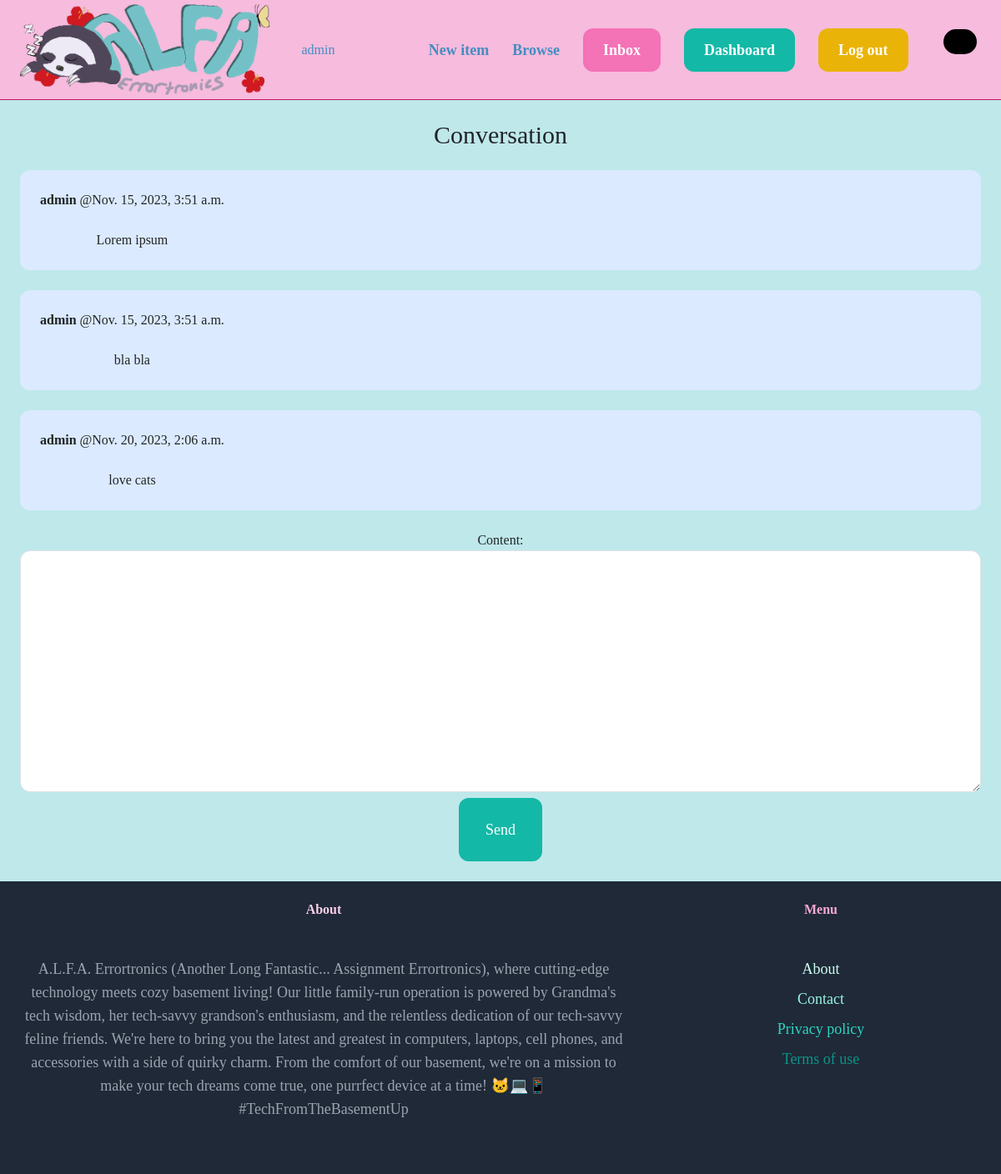
The page /inbox/2/ (signed in) on the database its author committed.
### conversation/models.py (models this page shows)
class ConversationMessage(models.Model):
    conversation = models.ForeignKey(Conversation, related_name='messages', on_delete=models.CASCADE)
    content = models.TextField()
    created_at = models.DateTimeField(auto_now_add=True)
    created_by = models.ForeignKey(User, related_name='created_messages', on_delete=models.CASCADE)

### conversation/views.py (the view)
# urls.py: path('<int:pk>/', views.detail, name='detail'),
@login_required
def detail(request, pk):
    conversation = Conversation.objects.filter(members__in=[request.user.id]).get(pk=pk)
    if request.method == 'POST':
        form = ConversationMessageForm(request.POST)
        if form.is_valid():
            conversation_message = form.save(commit=False)
            conversation_message.conversation = conversation
            conversation_message.created_by = request.user
            conversation_message.save()
            conversation.save()
            return redirect('conversation:detail', pk=pk)
    else:
        form = ConversationMessageForm()
    return render(request, 'conversation/detail.html', {
        'conversation': conversation,
        'form': form
    })

### conversation/forms.py
class ConversationMessageForm(forms.ModelForm):
    class Meta:
        model = ConversationMessage
        fields = ('content',)
        widgets = {
            'content': forms.Textarea(attrs={
                'class': 'w-full py-4 px-6 rounded-xl border'
            })
        }

### conversation/templates/conversation/detail.html (shortened to what this page needs)
{% extends 'core/base.html' %}
{% block content %}
<h1 class="mb-6 text-3xl">Conversation</h1>
<div class="space-y-6">
    {% for message in conversation.messages.all %}
        <div class="p-6 flex {% if message.created_by == request.user %}bg-blue-100{% else %}bg-gray-100{% endif %} rounded-xl">
            <div>
                <p class="mb-4"><strong>{{ message.created_by.username }}</strong> @{{ message.created_at }}</p>
                <p>{{ message.content }}</p>
            </div>
        </div>
    {% endfor %}
</div>
<form method="post" action="." class="mt-6">
    {{ form.as_p}}
    <button class="py-4 px-8 text-lg bg-teal-500 hover:bg-teal-700 rounded-xl text-white">Send</button>
</form>
{% endblock %}

### static/css/style.css (style rules this page uses)
* { padding: 0px; margin:0px; box-sizing: border-box; font-family: "Comic Sans MS", "Comic Sans", cursive; }

### core/templates/core/base.html (style rules this page uses)
body { font-family: "Comic Sans MS", "Comic Sans", cursive; background-color: #bfe8eb; text-align: center; }

### rows shown on the page
ConversationMessage: created_by.username "admin", created_at "Nov. 15, 2023, 3:51 a.m.", content "Lorem ipsum"
ConversationMessage: created_by.username "admin", created_at "Nov. 15, 2023, 3:51 a.m.", content "bla bla"
ConversationMessage: created_by.username "admin", created_at "Nov. 20, 2023, 2:06 a.m.", content "love cats"
